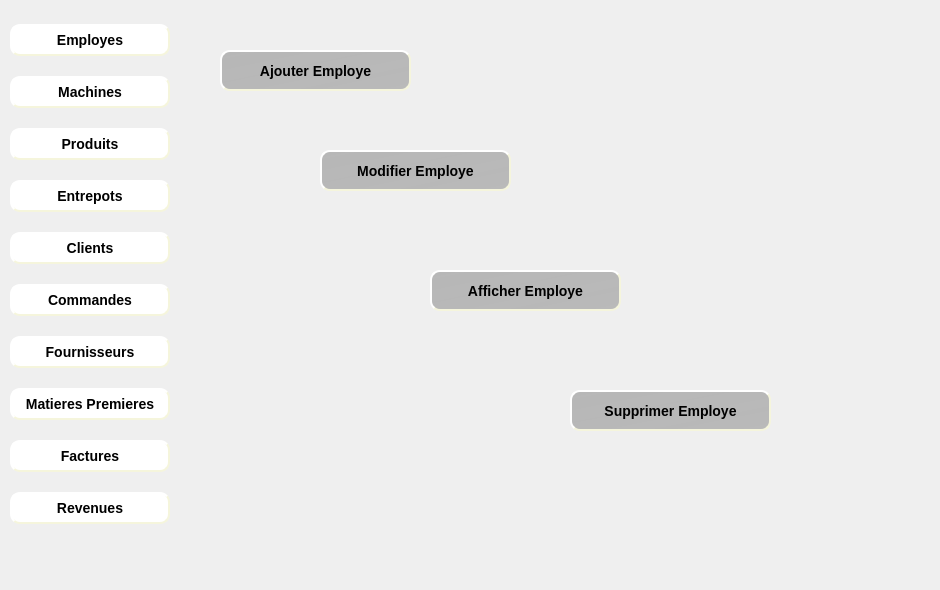
    <widget class="QWidget" name="page_2">
     <widget class="QLabel" name="label_4">
      <property name="geometry">
       <rect>
        <x>0</x>
        <y>0</y>
        <width>181</width>
        <height>581</height>
       </rect>
      </property>
      <property name="text">
       <string/>
      </property>
      <property name="pixmap">
       <pixmap>../Bouttons/fontFinal.jpg</pixmap>
      </property>
      <property name="scaledContents">
       <bool>true</bool>
      </property>
     </widget>
     <widget class="QWidget" name="verticalLayoutWidget_2">
      <property name="geometry">
       <rect>
        <x>10</x>
        <y>10</y>
        <width>160</width>
        <height>531</height>
       </rect>
      </property>
      <layout class="QVBoxLayout" name="verticalLayout_2">
       <item>
        <widget class="QPushButton" name="pushButton_employes_2">
         <property name="styleSheet">
          <string notr="true">#pushButton_employes_2
{
	border-color: beige;
border-style: outset;
  border-width: 2px;
  border-radius: 10px;
  font: bold 14px;
  min-width: 6em;
  padding: 6px;
background-color: rgb(255, 255, 255);
}
#pushButton_employes_2:hover
{
	border-color: blue;
}</string>
         </property>
         <property name="text">
          <string>Employes</string>
         </property>
        </widget>
       </item>
       <item>
        <widget class="QPushButton" name="pushButton_machines_2">
         <property name="styleSheet">
          <string notr="true">#pushButton_machines_2
{
	border-color: beige;
border-style: outset;
  border-width: 2px;
  border-radius: 10px;
  font: bold 14px;
  min-width: 6em;
  padding: 6px;
background-color: rgb(255, 255, 255);
}
#pushButton_machines_2:hover
{
	border-color: blue;
}</string>
         </property>
         <property name="text">
          <string>Machines</string>
         </property>
        </widget>
       </item>
       <item>
        <widget class="QPushButton" name="pushButton_produits_2">
         <property name="styleSheet">
          <string notr="true">#pushButton_produits_2
{
	border-color: beige;
border-style: outset;
  border-width: 2px;
  border-radius: 10px;
  font: bold 14px;
  min-width: 6em;
  padding: 6px;
background-color: rgb(255, 255, 255);
}
#pushButton_produits_2:hover
{
	border-color: blue;
}</string>
         </property>
         <property name="text">
          <string>Produits</string>
         </property>
        </widget>
       </item>
       <item>
        <widget class="QPushButton" name="pushButton_entrepots_2">
         <property name="styleSheet">
          <string notr="true">#pushButton_entrepots_2
{
	border-color: beige;
border-style: outset;
  border-width: 2px;
  border-radius: 10px;
  font: bold 14px;
  min-width: 6em;
  padding: 6px;
background-color: rgb(255, 255, 255);
}
#pushButton_entrepots_2:hover
{
	border-color: blue;
}</string>
         </property>
         <property name="text">
          <string>Entrepots</string>
         </property>
        </widget>
       </item>
       <item>
        <widget class="QPushButton" name="pushButton_clients_2">
         <property name="styleSheet">
          <string notr="true">#pushButton_clients_2
{
	border-color: beige;
border-style: outset;
  border-width: 2px;
  border-radius: 10px;
  font: bold 14px;
  min-width: 6em;
  padding: 6px;
background-color: rgb(255, 255, 255);
}
#pushButton_clients_2:hover
{
	border-color: blue;
}</string>
         </property>
         <property name="text">
          <string>Clients</string>
         </property>
        </widget>
       </item>
       <item>
        <widget class="QPushButton" name="pushButton_commandes_2">
         <property name="styleSheet">
          <string notr="true">#pushButton_commandes_2
{
	border-color: beige;
border-style: outset;
  border-width: 2px;
  border-radius: 10px;
  font: bold 14px;
  min-width: 6em;
  padding: 6px;
background-color: rgb(255, 255, 255);
}
#pushButton_commandes_2:hover
{
	border-color: blue;
}</string>
         </property>
         <property name="text">
          <string>Commandes</string>
         </property>
        </widget>
       </item>
       <item>
        <widget class="QPushButton" name="pushButton_fournisseurs_2">
         <property name="styleSheet">
          <string notr="true">#pushButton_fournisseurs_2
{
	border-color: beige;
border-style: outset;
  border-width: 2px;
  border-radius: 10px;
  font: bold 14px;
  min-width: 6em;
  padding: 6px;
background-color: rgb(255, 255, 255);
}
#pushButton_fournisseurs_2:hover
{
	border-color: blue;
}</string>
         </property>
         <property name="text">
          <string>Fournisseurs</string>
         </property>
        </widget>
       </item>
       <item>
        <widget class="QPushButton" name="pushButton_matieres_2">
         <property name="styleSheet">
          <string notr="true">#pushButton_matieres_2
{
	border-color: beige;
border-style: outset;
  border-width: 2px;
  border-radius: 10px;
  font: bold 14px;
  min-width: 6em;
  padding: 6px;
background-color: rgb(255, 255, 255);
}
#pushButton_matieres_2:hover
{
	border-color: blue;
}</string>
         </property>
         <property name="text">
          <string>Matieres Premieres</string>
         </property>
        </widget>
       </item>
       <item>
        <widget class="QPushButton" name="pushButton_factures_2">
         <property name="styleSheet">
          <string notr="true">#pushButton_factures_2
{
	border-color: beige;
border-style: outset;
  border-width: 2px;
  border-radius: 10px;
  font: bold 14px;
  min-width: 6em;
  padding: 6px;
background-color: rgb(255, 255, 255);
}
#pushButton_factures_2:hover
{
	border-color: blue;
}</string>
         </property>
         <property name="text">
          <string>Factures</string>
         </property>
        </widget>
       </item>
       <item>
        <widget class="QPushButton" name="pushButton_revenues_2">
         <property name="styleSheet">
          <string notr="true">#pushButton_revenues_2
{
	border-color: beige;
border-style: outset;
  border-width: 2px;
  border-radius: 10px;
  font: bold 14px;
  min-width: 6em;
  padding: 6px;
background-color: rgb(255, 255, 255);
}
#pushButton_revenues_2:hover
{
	border-color: blue;
}</string>
         </property>
         <property name="text">
          <string>Revenues</string>
         </property>
        </widget>
       </item>
      </layout>
     </widget>
     <widget class="QLabel" name="label_5">
      <property name="geometry">
       <rect>
        <x>180</x>
        <y>0</y>
        <width>751</width>
        <height>571</height>
       </rect>
      </property>
      <property name="text">
       <string/>
      </property>
      <property name="pixmap">
       <pixmap>../Bouttons/employes.jpg</pixmap>
      </property>
      <property name="scaledContents">
       <bool>true</bool>
      </property>
     </widget>
     <widget class="QPushButton" name="pushButton_ajouterEmploye">
      <property name="geometry">
       <rect>
        <x>220</x>
        <y>50</y>
        <width>191</width>
        <height>41</height>
       </rect>
      </property>
      <property name="styleSheet">
       <string notr="true">#pushButton_ajouterEmploye
{
background-color: qlineargradient(spread:pad, x1:0, y1:0, x2:1, y2:1, stop:0 rgba(145, 145, 145, 151), stop:1 rgba(145, 145, 145, 145));
	border-color: beige;
border-style: outset;
  border-width: 2px;
  border-radius: 10px;
  font: bold 14px;
  min-width: 6em;
  padding: 6px;

}
#pushButton_ajouterEmploye:hover
{
	border-color: blue;
}</string>
      </property>
      <property name="text">
       <string>Ajouter Employe</string>
      </property>
     </widget>
     <widget class="QPushButton" name="pushButton_modifierEmploye">
      <property name="geometry">
       <rect>
        <x>320</x>
        <y>150</y>
        <width>191</width>
        <height>41</height>
       </rect>
      </property>
      <property name="styleSheet">
       <string notr="true">#pushButton_modifierEmploye
{
background-color: qlineargradient(spread:pad, x1:0, y1:0, x2:1, y2:1, stop:0 rgba(145, 145, 145, 151), stop:1 rgba(145, 145, 145, 145));
	border-color: beige;
border-style: outset;
  border-width: 2px;
  border-radius: 10px;
  font: bold 14px;
  min-width: 6em;
  padding: 6px;

}
#pushButton_modifierEmploye:hover
{
	border-color: blue;
}</string>
      </property>
      <property name="text">
       <string>Modifier Employe</string>
      </property>
     </widget>
     <widget class="QPushButton" name="pushButton_afficherEmploye">
      <property name="geometry">
       <rect>
        <x>430</x>
        <y>270</y>
        <width>191</width>
        <height>41</height>
       </rect>
      </property>
      <property name="styleSheet">
       <string notr="true">#pushButton_afficherEmploye
{
background-color: qlineargradient(spread:pad, x1:0, y1:0, x2:1, y2:1, stop:0 rgba(145, 145, 145, 151), stop:1 rgba(145, 145, 145, 145));
	border-color: beige;
border-style: outset;
  border-width: 2px;
  border-radius: 10px;
  font: bold 14px;
  min-width: 6em;
  padding: 6px;

}
#pushButton_afficherEmploye:hover
{
	border-color: blue;
}</string>
      </property>
      <property name="text">
       <string>Afficher Employe</string>
      </property>
     </widget>
     <widget class="QPushButton" name="pushButton_supprimerEmploye">
      <property name="geometry">
       <rect>
        <x>570</x>
        <y>390</y>
        <width>201</width>
        <height>41</height>
       </rect>
      </property>
      <property name="styleSheet">
       <string notr="true">#pushButton_supprimerEmploye
{
background-color: qlineargradient(spread:pad, x1:0, y1:0, x2:1, y2:1, stop:0 rgba(145, 145, 145, 151), stop:1 rgba(145, 145, 145, 145));
	border-color: beige;
border-style: outset;
  border-width: 2px;
  border-radius: 10px;
  font: bold 14px;
  min-width: 6em;
  padding: 6px;

}
#pushButton_supprimerEmploye:hover
{
	border-color: blue;
}</string>
      </property>
      <property name="text">
       <string>Supprimer Employe</string>
      </property>
     </widget>
     <widget class="QLabel" name="label_51">
      <property name="geometry">
       <rect>
        <x>230</x>
        <y>60</y>
        <width>21</width>
        <height>21</height>
       </rect>
      </property>
      <property name="text">
       <string/>
      </property>
      <property name="pixmap">
       <pixmap>../Bouttons/ajouMachine-removebg-preview.png</pixmap>
      </property>
      <property name="scaledContents">
       <bool>true</bool>
      </property>
     </widget>
     <widget class="QLabel" name="label_50">
      <property name="geometry">
       <rect>
        <x>330</x>
        <y>160</y>
        <width>21</width>
        <height>21</height>
       </rect>
      </property>
      <property name="text">
       <string/>
      </property>
      <property name="pixmap">
       <pixmap>../Bouttons/modifier-removebg-preview.png</pixmap>
      </property>
      <property name="scaledContents">
       <bool>true</bool>
      </property>
     </widget>
     <widget class="QLabel" name="label_49">
      <property name="geometry">
       <rect>
        <x>440</x>
        <y>280</y>
        <width>21</width>
        <height>21</height>
       </rect>
      </property>
      <property name="text">
       <string/>
      </property>
      <property name="pixmap">
       <pixmap>../Bouttons/afficher-removebg-preview.png</pixmap>
      </property>
      <property name="scaledContents">
       <bool>true</bool>
      </property>
     </widget>
     <widget class="QLabel" name="label_48">
      <property name="geometry">
       <rect>
        <x>580</x>
        <y>400</y>
        <width>21</width>
        <height>21</height>
       </rect>
      </property>
      <property name="text">
       <string/>
      </property>
      <property name="pixmap">
       <pixmap>../Bouttons/supprimerMachine-removebg-preview.png</pixmap>
      </property>
      <property name="scaledContents">
       <bool>true</bool>
      </property>
     </widget>
    </widget>
